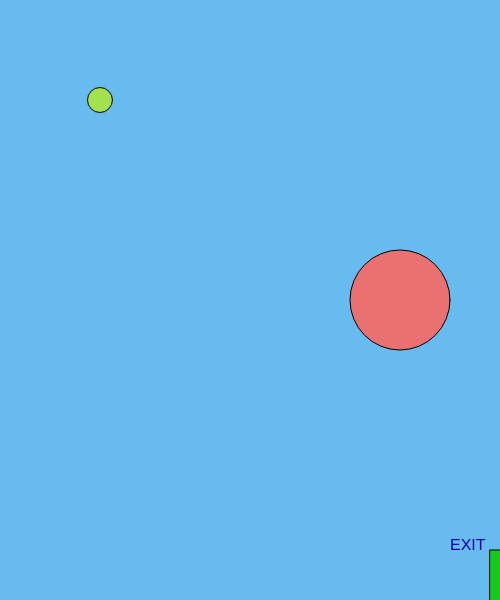
Frame 1 (no input)
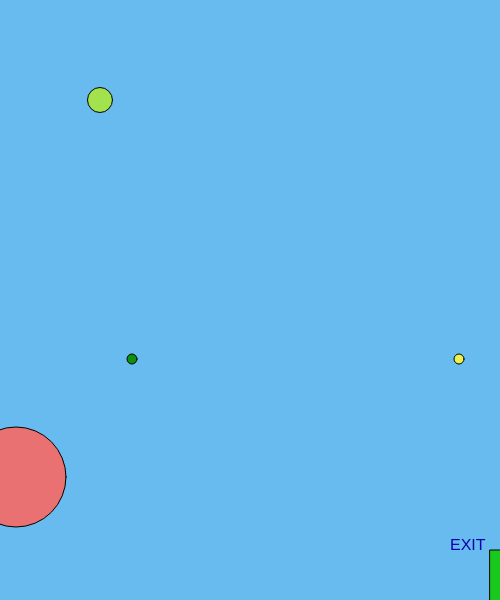
Frame 60 (no input)
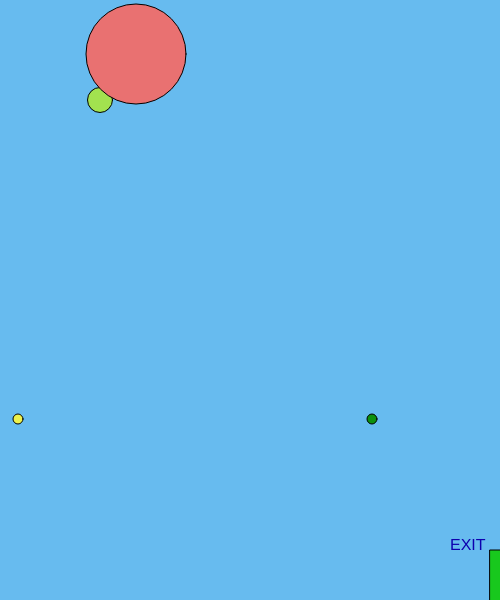
Frame 120 (the mouse pressed at the canvas centre since frame 60)

The p5.js sketch that drew these frames (run headless with seeded random() and noise() and a simulated clock; from frame 60 on, the mouse is pressed at the canvas centre):

// p5.js sketch
// ── sketch.js
//keyboard keys
var w = 87; 
var s = 83;
var a = 65;
var d = 68;
//character variables
var charY = 100
var charX = 100
//food1 variables
var food1X = 400;
var food1Y = 300;
var food1XSpeed;
var food1YSpeed;
//food2 variables
var food2X = 400;
var food2Y = 300;
var food2XSpeed;
var food2YSpeed;
//enemy variables
var badguy1X = 400;
var badguy1Y = 300;
var badguy1XSpeed;
var badguy1YSpeed;
//mouse click shapes
var mouseShapeX;
var mouseShapeY;
function mouseClicked()
{
    mouseShapeX = mouseX;
    mouseShapeY = mouseY;

}

function setup() {
  createCanvas(500, 600);
  //food random speeds
    food1XSpeed = Math.floor(Math.random() * (Math.floor(Math.random() * 5)) + 1);
    food1YSpeed = Math.floor(Math.random() * (Math.floor(Math.random() * 5)) + 1);
    food2XSpeed = Math.floor(Math.random() * (Math.floor(Math.random() * 5)) + 1);
    food2YSpeed = Math.floor(Math.random() * (Math.floor(Math.random() * 5)) + 1);
    badguy1XSpeed = Math.floor(Math.random() * (Math.floor(Math.random() * 7)) + 1);
    badguy1YSpeed = Math.floor(Math.random() * (Math.floor(Math.random() * 7)) + 1);
}

function draw() {
  background(103, 187, 239);
  fill(24, 200, 29);
  rect(490,550,50,80);
  //exit
  fill(14, 0, 174 );
  textSize(16);
    text("EXIT", width-50,height-50)
  //character
  fill(162, 226, 79);
  circle(charX,charY,25);
  //controls
  if(keyIsDown(w))
    {
        charY -= 3;   
    }
    if(keyIsDown(s))
    {
        charY += 3;   
    }
    if(keyIsDown(a))
    {
        charX -= 3;   
    }
    if(keyIsDown(d))
    {
        charX += 3;   
    }
  //food1
  fill(13,145,14);
  circle(food1X, food1Y, 10);
  food1X += food1XSpeed;
  food1Y += food1YSpeed;
  if(food1X > width)
    {
        food1X = 0;
    }
    if(food1X < 0)
    {
        food1X = width;
    }
    if(food1Y > height)
    {
        food1Y = 0;
    }
    if(food1Y < 0)
    {
        food1Y = height;
    }
  //food2
  fill(237, 242, 76);
  circle(food2X, food2Y, 10);
  food2X += food2XSpeed;
  food2Y += food2YSpeed;
  if(food2X > width)
    {
        food2X = 0;
    }
    if(food2X < 0)
    {
        food2X = width;
    }
    if(food2Y > height)
    {
        food2Y = 0;
    }
    if(food2Y < 0)
    {
        food2Y = height;
    }
  //badguy1
  fill(233, 113, 113);
  circle(badguy1X, badguy1Y, 100);
  badguy1X += badguy1XSpeed;
  badguy1Y += badguy1YSpeed;
  if(badguy1X > width)
    {
        badguy1X = 0;
    }
    if(badguy1X < 0)
    {
        badguy1X = width;
    }
    if(badguy1Y > height)
    {
        badguy1Y = 0;
    }
    if(badguy1Y < 0)
    {
        badguy1Y = height;
    }
   fill(232, 85, 238);
    square(mouseShapeX, mouseShapeY, 25);
  
if(charX > width && charY > width-50)
    {
        fill(245, 85, 255);
        stroke(5);
        textSize(26);
        text("You Won", width/2-50, height/2-50);
    }
}
